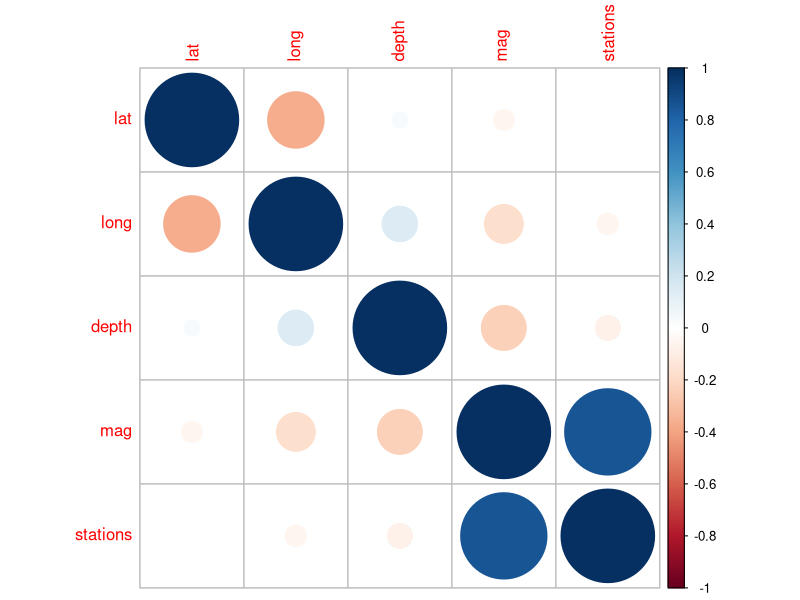
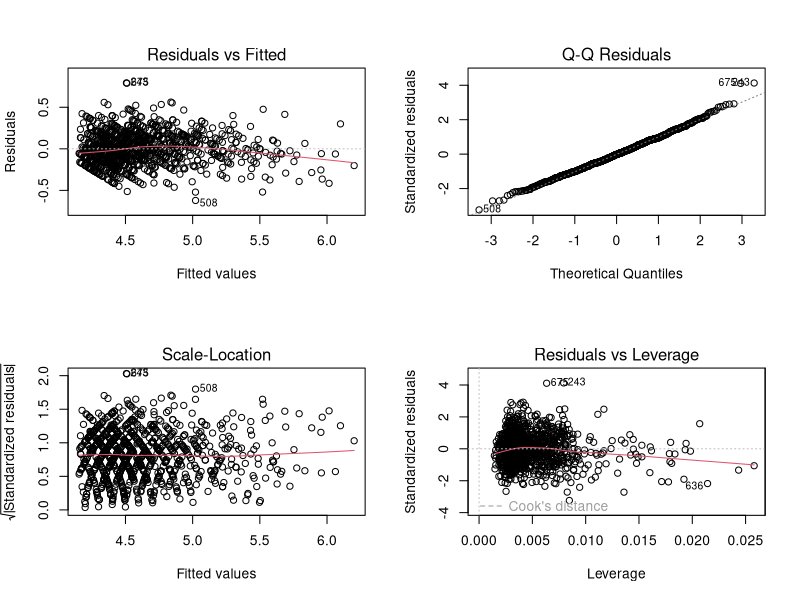
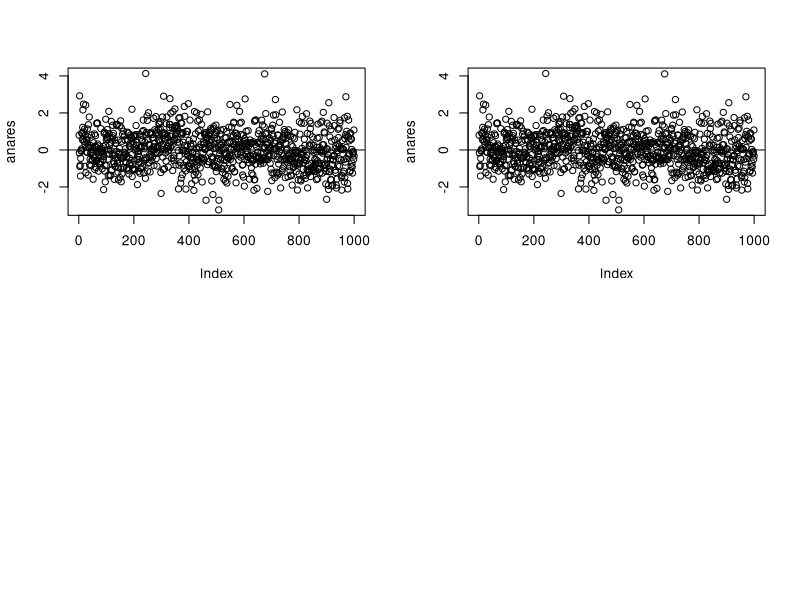

Reproduce these figures in R, in order.
## ---- chunk 1
knitr::opts_chunk$set(echo = TRUE)
## ---- chunk 2
summary(quakes)
## ---- chunk 3
cor(quakes)
## ---- chunk 4
library(corrplot)
corrplot(cor(quakes), method = "circle")
## ---- chunk 5
mod = lm(mag ~ ., data = quakes)
summary(mod)
mod1=step(mod, direction = "backward")
summary(mod1)
## ---- chunk 6
anares <- rstandard(mod)
par(mfrow=c(2,2))
aov(mod)
av=aov(mod)
av
plot(av)
## ---- chunk 7
plot(anares)
abline(0,0)
## ---- chunk 8
library(nortest)
ad.test(anares)
## ---- chunk 9
shapiro.test(anares)
## ---- chunk 10
library(zoo)
library(lmtest)
bptest(mod)
## ---- chunk 11
plot(anares)
abline(0,0)
## ---- chunk 12
dwtest(mod)
## ---- chunk 13
pred_in = data.frame(lat=-20.62 , long = 181.03 , depth = 650 , stations = 15 )
predict(mod, pred_in, interval="confidence")
